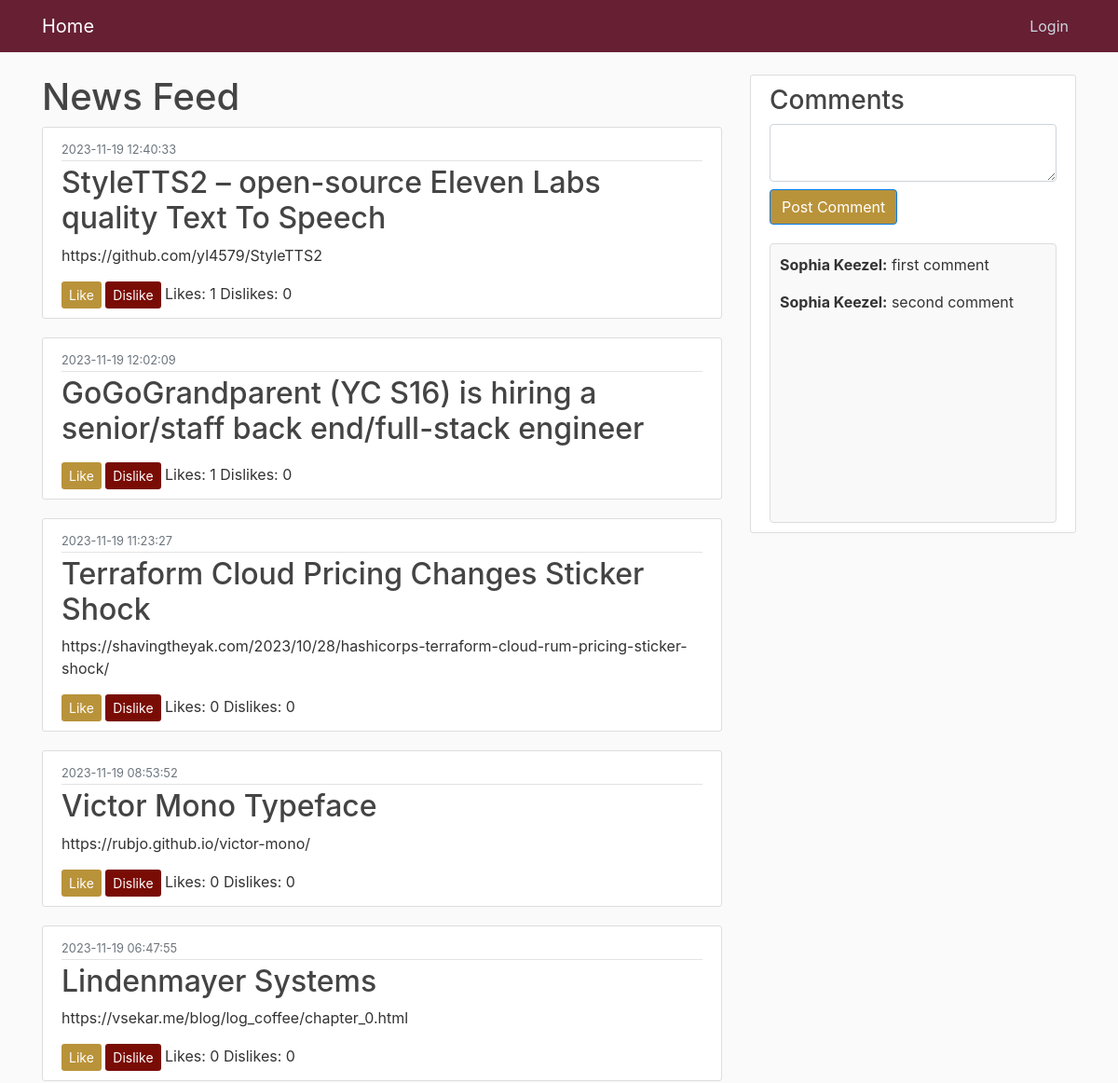
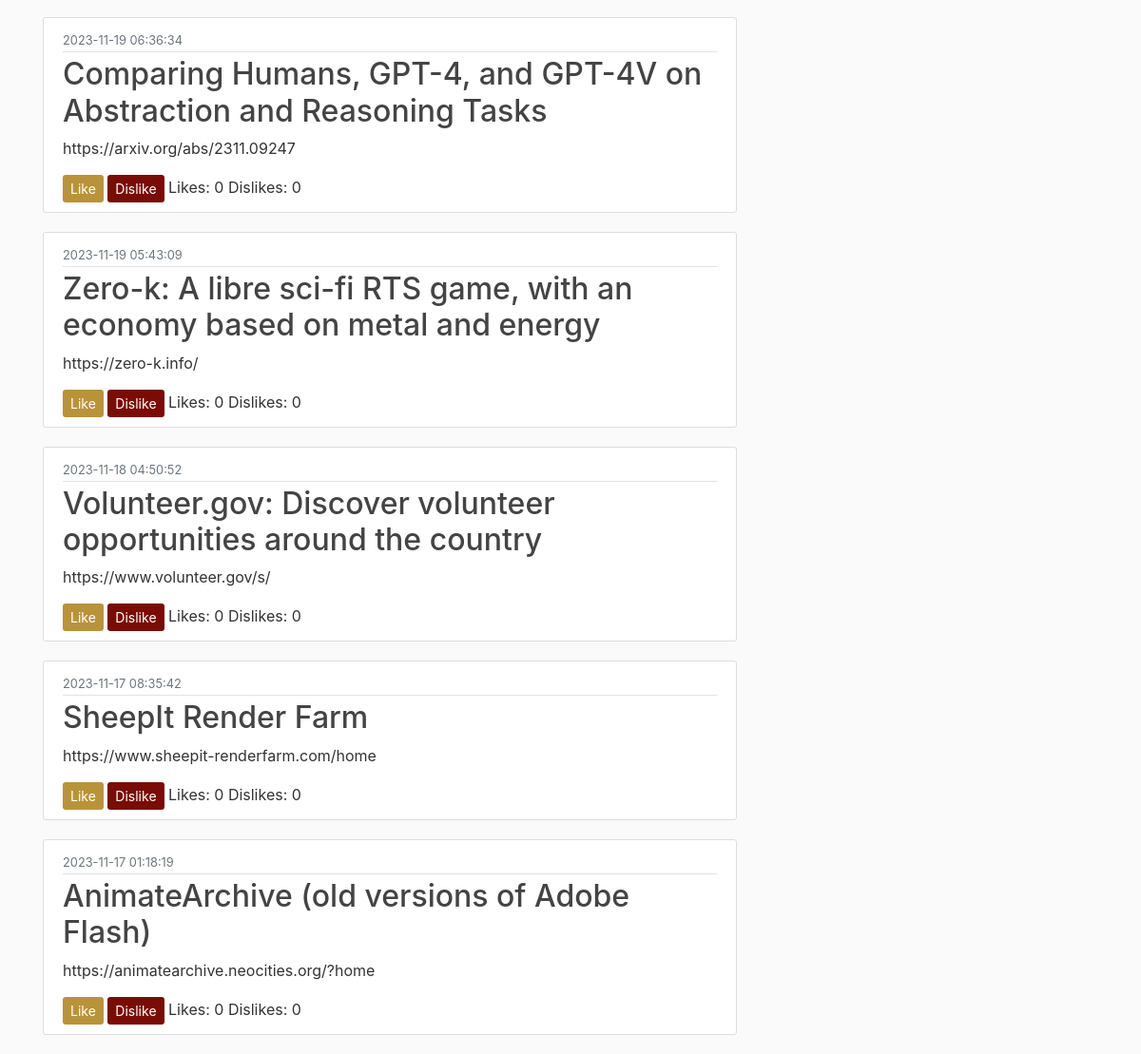
Page /news on the committed database (2 pictures, top to bottom).
### app/models.py (models this page shows, shortened)
class Post(db.Model):
    id = db.Column(db.Integer, primary_key=True)
    keywords = db.Column(db.String, nullable=True)
    title = db.Column(db.String(100), nullable=False)
    time = db.Column(db.DateTime, nullable=False, default=datetime.utcnow)
    content = db.Column(db.Text, nullable=False)
    likes = db.Column(db.Integer, default=0)
    dislikes = db.Column(db.Integer, default=0)
    by = db.Column(db.String(100), nullable=True)
    descendants = db.Column(db.Integer, default=0)
    kids = db.Column(db.String(500), nullable=True)
    score = db.Column(db.Integer, default=0)
    type = db.Column(db.String(50), nullable=True)
    url = db.Column(db.Text, nullable=True)

class Comment(db.Model):
    id = db.Column(db.Integer, primary_key=True)
    text = db.Column(db.Text, nullable=False)
    user_id = db.Column(db.Integer, db.ForeignKey('user.id'), nullable=False)
    username = db.Column(db.String(20), nullable=False)
    timestamp = db.Column(db.DateTime, default=datetime.utcnow)

### app/routes.py (the view)
@app.route('/news')
def newsfeed():
    all_comments = Comment.query.all()
    user_id = session.get('profile', {}).get('user_id')
    news_items = (
        Post.query.order_by(Post.time.desc(), Post.likes.desc(), Post.dislikes)
        .paginate(page=1, per_page=10, error_out=False)
        .items
    )
    user_actions = UserPostAction.query.filter_by(user_id=user_id).all()
    user_actions_map = {action.post_id: action.action for action in user_actions}
    for item in news_items:
        item.user_action = user_actions_map.get(item.id, None)
    is_admin = False
    user_id = session.get('profile', {}).get('user_id')
    if user_id:
        user = User.query.filter_by(auth0_id=user_id).first()
        if user and user.is_admin:
            is_admin = True
    return render_template('newsfeed.html', news_items=news_items, comments=all_comments, is_admin=is_admin)

### app/templates/newsfeed.html
{% extends "layout.html" %}
{% block content %}
    <h1>News Feed</h1>
    <div class="news-items">
        {% for news_item in news_items %}
        <article class="media content-section">
            <div class="media-body">
              <div class="article-metadata">
                <small class="text-muted">{{ news_item.time.strftime('%Y-%m-%d %H:%M:%S') }}</small>
              </div>
              <h2><a class="article-title" href="#">{{ news_item.title }}</a></h2>
              <p class="article-content">{{ news_item.content }}</p>
              <a href="{{ url_for('like', post_id=news_item.id) }}" class="btn btn-sm {{ 'btn-primary' if news_item.user_action == 'like' else 'btn-like' }}">Like</a>
              <a href="{{ url_for('dislike', post_id=news_item.id) }}" class="btn btn-sm {{ 'btn-primary' if news_item.user_action == 'dislike' else 'btn-dislike' }}">Dislike</a>
              <span>Likes: {{ news_item.likes }}</span>
              <span>Dislikes: {{ news_item.dislikes }}</span>
            </div>
          </article>
        {% endfor %}
    </div>
{% endblock %}

### app/templates/layout.html (shortened to what this page needs)
<!DOCTYPE html>
<html>
<head>
    <link rel="stylesheet" href="https://cdn.jsdelivr.net/npm/bootstrap@4.4.1/dist/css/bootstrap.min.css">
    <link rel="stylesheet" type="text/css" href="{{ url_for('static', filename='main.css') }}">
</head>
<body>
    <header class="site-header">
        <nav class="navbar navbar-expand-md navbar-dark bg-steel fixed-top">
          <div class="container">
            <a class="navbar-brand mr-4" href="/">Home</a>
            <div class="collapse navbar-collapse" id="navbarToggle">
              <div class="navbar-nav">
                {% if session.get('profile') %}
                <a class="nav-item nav-link" href="{{ url_for('profile') }}">Profile</a>
                {% if is_admin %}
                <a class="nav-item nav-link" href="{{ url_for('admin') }}">Admin</a>
                {% endif %}
                <a class="nav-item nav-link" href="{{ url_for('logout') }}">Logout</a>
                {% else %}
                <a class="nav-item nav-link" href="{{ url_for('login') }}">Login</a>
                {% endif %}
              </div>
            </div>
          </div>
        </nav>
      </header>
      <main role="main" class="container">
        <div class="row">
          <div class="col-md-8">
            {% block content %}{% endblock %}
          </div>
          <div class="col-md-4">
            <div class="content-section">
              <h3>Comments</h3>
          <form action="/post_comment" method="post">
            <textarea name="comment" class="form-control"></textarea>
            <button type="submit" class="btn btn-primary mt-2 custom-button">Post Comment</button>
          </form>
          <div class="comments-section" style="height: 300px; overflow-y: scroll;">
            {% for comment in comments %}
                <div class="comment">
                  <p class="comment-text"><strong>{{ comment.username }}:</strong> {{ comment.text }}</p>
                </div>
            {% endfor %}
        </div>
            </div>
          </div>
        </div>
      </main>
</body>
</html>

### app/static/main.css (style rules this page uses)
body { background: #fafafa; color: #333333; margin-top: 5rem; }
h1, h2, h3, h4, h5, h6 { color: #444444; }
.bg-steel { background-color: #671f34; }
.site-header .navbar-nav .nav-link { color: #cbd5db; }
.content-section { background: #ffffff; padding: 10px 20px; border: 1px solid #dddddd; border-radius: 3px; margin-bottom: 20px; }
.article-title { color: #444444; }
.article-content { white-space: pre-line; }
.article-metadata { padding-bottom: 1px; margin-bottom: 4px; border-bottom: 1px solid #e3e3e3 }
.btn-like { background-color: #b9933a; color: white; border: none; }
.btn-dislike { background-color: #790c04; color: white; border: none; }
.custom-button { background-color: #b9933a; color: white; }
.comments-section { height: 300px; overflow-y: scroll; border: 1px solid #ddd; border-radius: 4px; padding: 10px; margin-top: 20px; background-color: #f9f9f9; }

### rows in the picture
Post: time "2023-11-19 12:40:33", title "StyleTTS2 – open-source Eleven Labs quality Text To Speech", content "https://github.com/yl4579/StyleTTS2", likes "1", dislikes "0"
Post: time "2023-11-19 12:02:09", title "GoGoGrandparent (YC S16) is hiring a senior/staff back end/full-stack engineer", likes "1", dislikes "0"
Post: time "2023-11-19 11:23:27", title "Terraform Cloud Pricing Changes Sticker Shock", content "https://shavingtheyak.com/2023/10/28/hashicorps-terraform-cloud-rum-pricing-sticker-shock/", likes "0", dislikes "0"
Post: time "2023-11-19 08:53:52", title "Victor Mono Typeface", content "https://rubjo.github.io/victor-mono/", likes "0", dislikes "0"
Post: time "2023-11-19 06:47:55", title "Lindenmayer Systems", content "https://vsekar.me/blog/log_coffee/chapter_0.html", likes "0", dislikes "0"
Post: time "2023-11-19 06:36:34", title "Comparing Humans, GPT-4, and GPT-4V on Abstraction and Reasoning Tasks", content "https://arxiv.org/abs/2311.09247", likes "0", dislikes "0"
Post: time "2023-11-19 05:43:09", title "Zero-k: A libre sci-fi RTS game, with an economy based on metal and energy", content "https://zero-k.info/", likes "0", dislikes "0"
Post: time "2023-11-18 04:50:52", title "Volunteer.gov: Discover volunteer opportunities around the country", content "https://www.volunteer.gov/s/", likes "0", dislikes "0"
Post: time "2023-11-17 08:35:42", title "SheepIt Render Farm", content "https://www.sheepit-renderfarm.com/home", likes "0", dislikes "0"
Post: time "2023-11-17 01:18:19", title "AnimateArchive (old versions of Adobe Flash)", content "https://animatearchive.neocities.org/?home", likes "0", dislikes "0"
Comment: username "Sophia Keezel", text "first comment"
Comment: username "Sophia Keezel", text "second comment"
